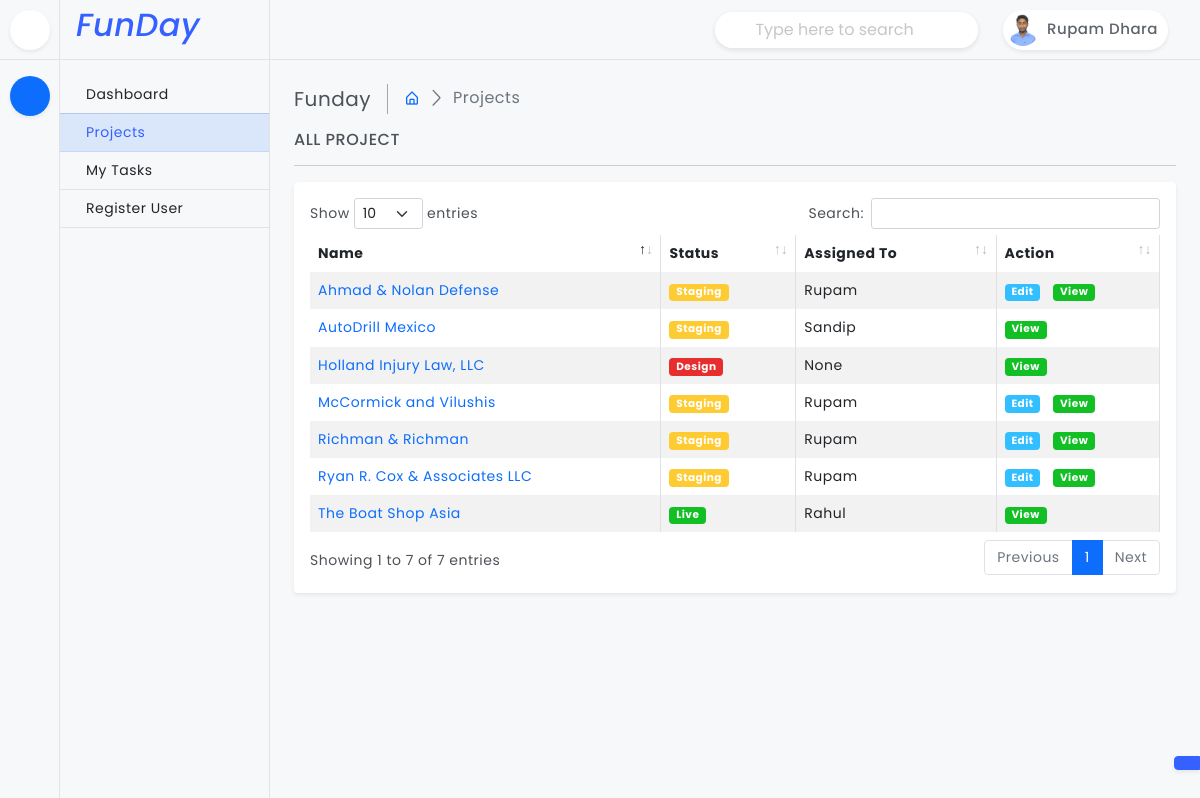
Before: /project/ (signed in) with the older database file.
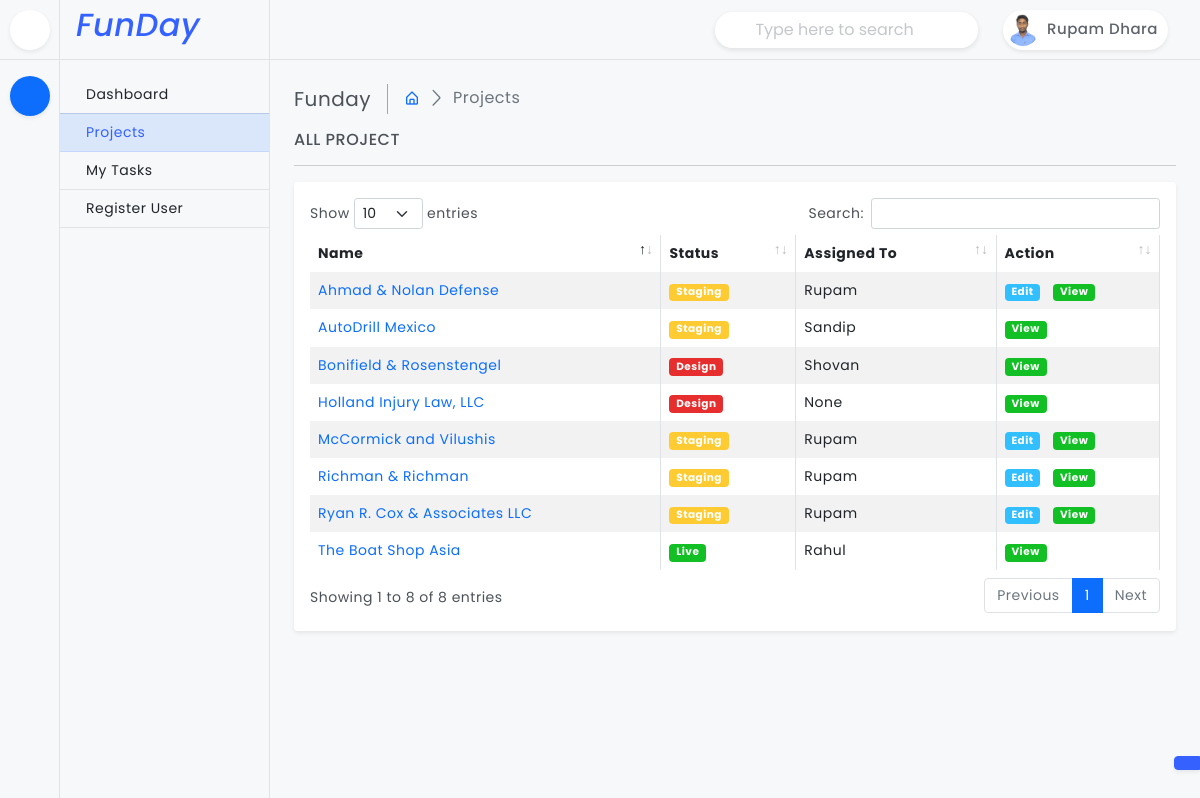
After: the same page with the newer database file.
### project/models.py (models this page shows, shortened)
class Project(models.Model):
    title = models.CharField(max_length=255)
    slug = models.SlugField(default='', null=True, blank=True, max_length=100)
    associate = models.ForeignKey(Member, on_delete=models.CASCADE, null=True, blank=True)
    status = models.ForeignKey(ProjectStatus, on_delete=models.CASCADE)
    description = RichTextField(null=True, blank=True, config_name='default')
    url = models.URLField(default='', null=True, blank=True)
    adminurl = models.URLField(max_length=200, null=True, blank=True)
    username = models.CharField(max_length=255, default='', null=True, blank=True)
    password = models.CharField(max_length=255, default='', null=True, blank=True)
    extra_credential = RichTextUploadingField(null=True, blank=True)
    date_created = models.DateTimeField(default=datetime.now)

class ProjectStatus(models.Model):
    name = models.CharField(max_length=255)
    def __str__(self):
        return self.name
    class Meta:
        verbose_name = 'Project Status'
        verbose_name_plural = 'Project Status'

### account/models.py (models this page shows)
class Member(AbstractUser):
    username = None
    email = models.EmailField(unique=True)
    profile_image = models.ImageField(upload_to='user/', null=True, blank=True)
    designation = models.CharField(max_length=255, null=True, blank=True)
    objects = UserManager()
    USERNAME_FIELD = 'email'
    REQUIRED_FIELDS = []
    def __str__(self):
        return self.first_name

### project/views.py (the view)
# urls.py: path('', views.Projects, name='project'),
@login_required
def Projects(request):
    theme = request.session.get('inlineRadioOptions')
    project = Project.objects.all().order_by('title')
    data = {
        'project' : project,
        'theme' : theme
    }
    return render(request, 'project.html', data)

### templates/project.html (shortened to what this page needs)
{% extends "base.html" %}
{% block 'content' %}
    <main class="page-content">
        <div class="page-breadcrumb d-none d-sm-flex align-items-center mb-3">
            <div class="breadcrumb-title pe-3">Funday</div>
            <div class="ps-3">
                <nav aria-label="breadcrumb">
                    <ol class="breadcrumb mb-0 p-0">
                        <li class="breadcrumb-item"><a href="javascript:;"><i class="bx bx-home-alt"></i></a>
                        </li>
                        <li class="breadcrumb-item active" aria-current="page">Projects</li>
                    </ol>
                </nav>
            </div>
        </div>
        <h6 class="mb-0 text-uppercase">All project</h6>
            <hr />
            <div class="card">
                <div class="card-body">
                    <div class="table-responsive">
                        <table id="example" class="table table-striped table-bordered" style="width:100%">
                            <thead>
                                <tr>
                                    <th>Name</th>
                                    <th>Status</th>
                                    <th>Assigned To</th>
                                    <th>Action</th>
                                </tr>
                            </thead>
                            <tbody>
                                {% for x in project %}
                                    <tr>
                                        <td><a href="{% url "projectdetails" x.slug %}">{{ x.title }}</a></td>
                                        <td><span class="badge {% if x.status_id == 1 %} bg-danger{% elif x.status_id == 2 %} bg-warning{% elif x.status_id == 3 %} bg-success{% endif %}">{{ x.status }}</span></td>
                                        <td>{{x.associate}}</td>
                                        <td>{% if request.user.id == x.associate_id %}<a class="badge bg-info" href="{% url "projectedit" x.id %}">Edit </a>&nbsp;&nbsp; {% endif %}<a class="badge bg-success" href="{% url "projectdetails" x.slug %}">View </a></td>
                                    </tr>
                                {% endfor %}
                            </tbody>
                        </table>
                    </div>
                </div>
            </div>
    </main>
{% endblock 'content' %}

Changed rows visible on the page:
added Project: title "Bonifield & Rosenstengel", status "Design", associate "Shovan"
Other visible differences:
text written by a page script: "Show entries Search: Showing 1 to 7 of 7 entries Previous 1 Next" → "Show entries Search: Showing 1 to 8 of 8 entries Previous 1 Next"
